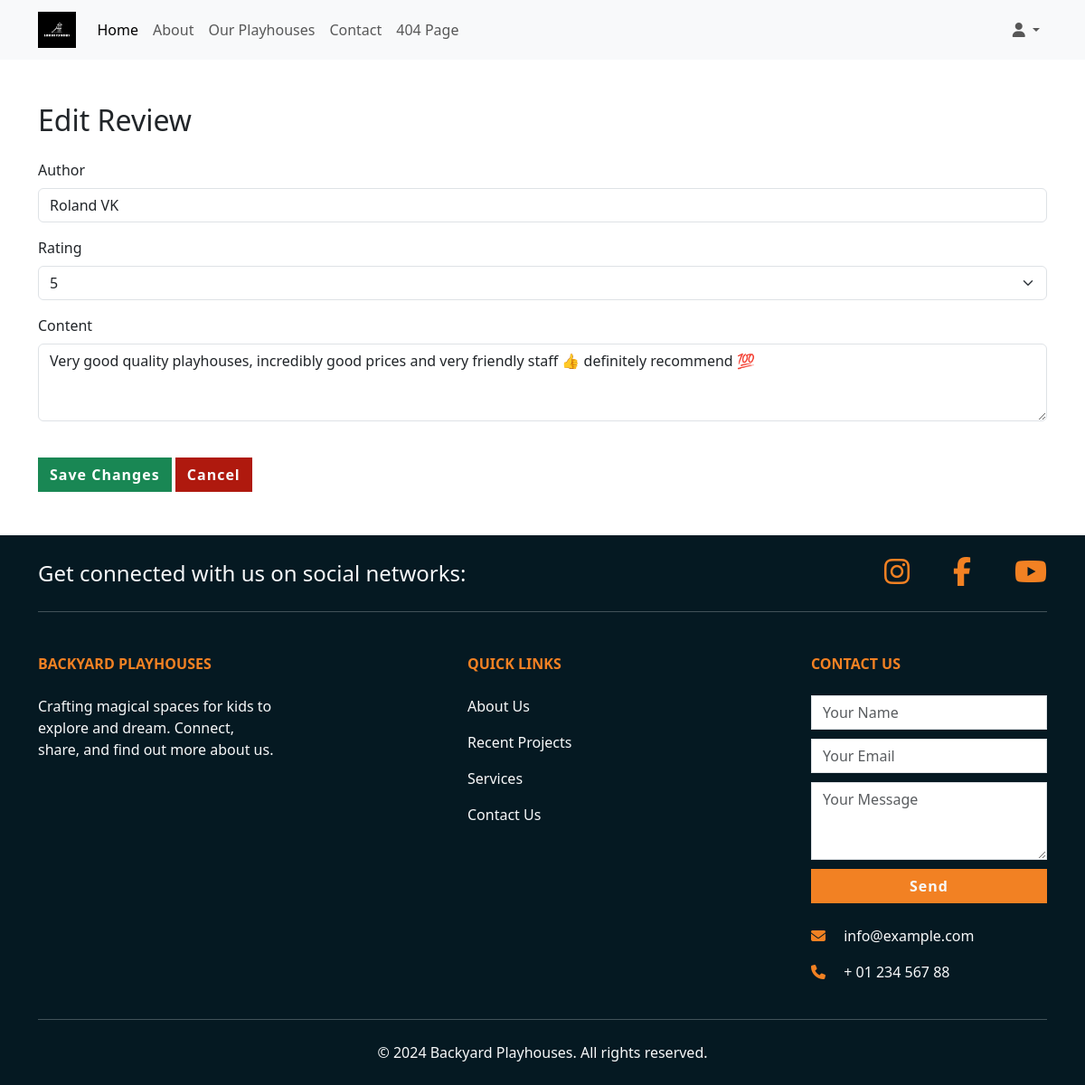
/reviews/edit/50/?next=/, run on the app's committed database.
### reviews/models.py (models this page shows, shortened)
class Review(models.Model):
    author = models.CharField(max_length=100)
    rating = models.IntegerField(default=5, choices=[(i, i) for i in range(1, 6)])
    content = models.TextField()
    date_posted = models.DateTimeField(auto_now_add=True)

### reviews/views.py (the view)
# urls.py: path('edit/<int:review_id>/', views.edit_review, name='edit_review'),
def edit_review(request, review_id):
    review = get_object_or_404(Review, pk=review_id)
    if request.method == 'POST':
        form = ReviewForm(request.POST, instance=review)
        if form.is_valid():
            form.save()
            messages.success(request, 'Review updated successfully.')
            next_url = request.GET.get('next', reverse('profile'))
            return HttpResponseRedirect(next_url)
    else:
        form = ReviewForm(instance=review)
    return render(request, 'reviews/edit_review.html', {'form': form, 'next': request.GET.get('next', '')})

### reviews/forms.py
class ReviewForm(forms.ModelForm):
    class Meta:
        model = Review
        fields = ['author', 'rating', 'content']

### reviews/templates/reviews/edit_review.html (shortened to what this page needs)
{% extends 'base.html' %}
{% block content %}
<div class="container py-5">
    <h2 class="mb-4">Edit Review</h2>
    <form method="post" class="needs-validation" novalidate>
        <div class="mb-3">
            <label for="id_author" class="form-label">Author</label>
            <input type="text" class="form-control" id="id_author" name="author" value="{{ form.author.value }}" required>
        </div>
        <div class="mb-3">
            <label for="id_rating" class="form-label">Rating</label>
            <select class="form-select" id="id_rating" name="rating" required>
                {% for choice in form.fields.rating.choices %}
                <option value="{{ choice.0 }}" {% if form.rating.value == choice.0 %}selected{% endif %}>{{ choice.1 }}</option>
                {% endfor %}
            </select>
        </div>
        <div class="mb-3">
            <label for="id_content" class="form-label">Content</label>
            <textarea class="form-control" id="id_content" name="content" rows="3" required>{{ form.content.value }}</textarea>
        </div>
        <div class="row">
            <div class="col text-center text-md-start mt-4">
                <button type="submit" class="btn btn-success">Save Changes</button>
                <a href="{{ request.GET.next }}" class="btn btn-danger">Cancel</a>
            </div>
        </div>
    </form>
</div>
{% endblock %}

### static/css/style.css (style rules this page uses)
:root { --bs-primary: #007bff; --bs-secondary: #6c757d; --bs-success: #28a745; --bs-danger: #af190e; --bs-warning: #F28123; --bs-info: #17a2b8; --bs-light: #f8f9fa; --bs-dark: #051922; --bs-text-color: #212529; --bs-text-muted: #6c757d; }
body { color: var(--bs-text-color); }
.btn-primary, .btn-secondary, .btn-danger, .btn-success { padding: 0.375rem 0.75rem; font-size: 1rem; line-height: 1.5; border-radius: 0; font-weight: bolder; letter-spacing: 1px; border-radius: 0; }
.btn-danger { background-color: var(--bs-danger); border-color: var(--bs-danger); color: var(--bs-light); }
.btn-primary, .btn-secondary, .btn-danger { padding: 0.375rem 0.75rem; font-size: 1rem; line-height: 1.5; border-radius: 0; font-weight: bolder; letter-spacing: 1px; }
.row { display: flex; flex-wrap: wrap; }

### data on the page
Review: author "Roland VK", content "Very good quality playhouses, incredibly good prices and very friendly staff 👍 definitely recommend 💯"

### other printed values
form field rating "5"
